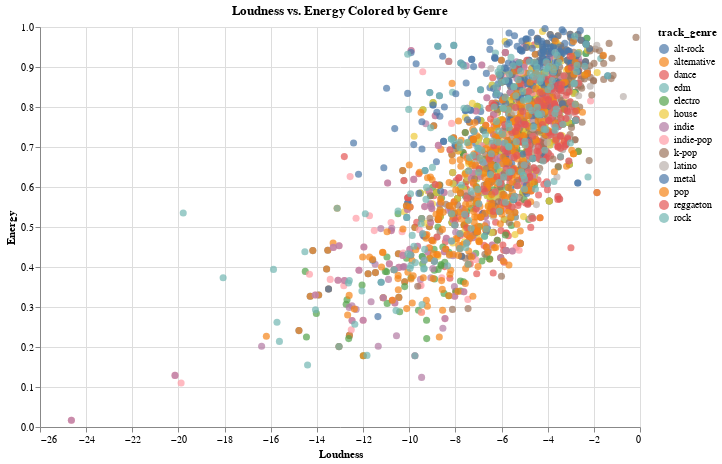

The code cell stored with this chart in its notebook:
### Markdown cell above
same exact thing but in altair and made interactive

### Code cell
# point selection upon clicking
pointselection = alt.selection_point(
    fields=["track_genre"],
    on="click",
    empty=True
)

# scatterplot
scatter = alt.Chart(df_filtered).mark_circle(size=50).encode(
    x=alt.X('loudness', title='Loudness'),
    y=alt.Y('energy', title='Energy'),
    color=alt.condition(pointselection, 'track_genre:N', alt.value('lightgray')),
    tooltip=['track_genre']
).add_params(
    pointselection
).properties(
    width=600,
    height=400,
    title='Loudness vs. Energy Colored by Genre'
)

scatter

### Figure 1 — Vega-Lite specification as saved in the notebook (floating-point values rounded to 4 significant figures; data arrays with more than 128 entries replaced by an {"elided": "..."} marker saying what was removed)
{"config": {"view": {"continuousWidth": 300, "continuousHeight": 300}}, "data": {"name": "data-32ccc1361d77e7faa70f40190bcb9bb4"}, "mark": {"type": "circle", "size": 50}, "encoding": {"color": {"condition": {"param": "param_1", "empty": true, "field": "track_genre", "type": "nominal"}, "value": "lightgray"}, "tooltip": [{"field": "track_genre", "type": "nominal"}], "x": {"field": "loudness", "title": "Loudness", "type": "quantitative"}, "y": {"field": "energy", "title": "Energy", "type": "quantitative"}}, "height": 400, "params": [{"name": "param_1", "select": {"type": "point", "fields": ["track_genre"], "on": "click"}}], "title": "Loudness vs. Energy Colored by Genre", "width": 600, "$schema": "https://vega.github.io/schema/vega-lite/v5.20.1.json", "datasets": {"data-32ccc1361d77e7faa70f40190bcb9bb4": {"elided": "2874 records"}}}
